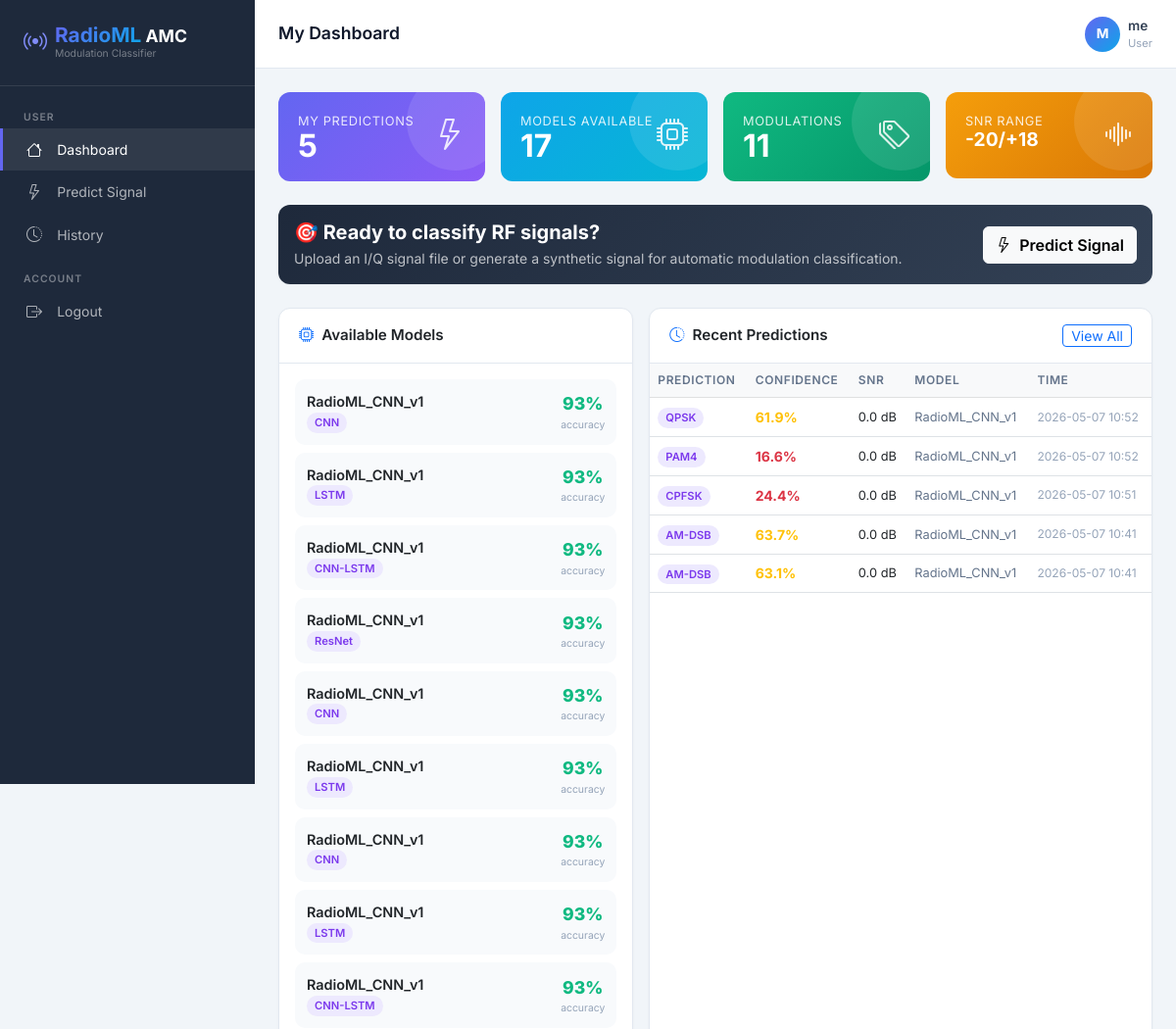
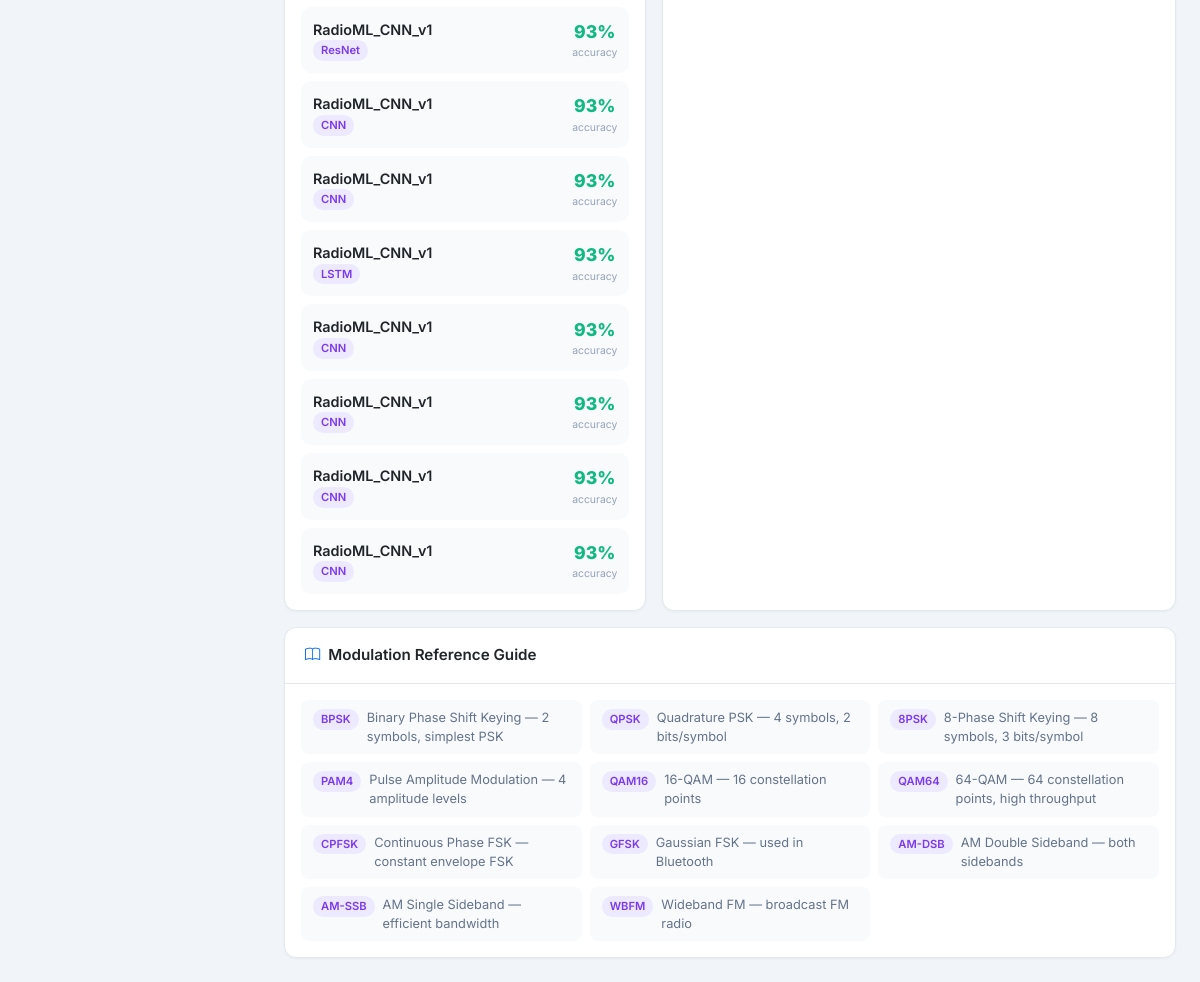
The app's page /user/dashboard (signed in) with its own data (2 pictures, top to bottom).
### tables this page shows
CREATE TABLE models (
            id INTEGER PRIMARY KEY AUTOINCREMENT,
            name TEXT NOT NULL,
            filename TEXT NOT NULL,
            architecture TEXT,
            dataset_id INTEGER,
            accuracy REAL,
            trained_at TEXT DEFAULT CURRENT_TIMESTAMP,
            status TEXT DEFAULT 'ready',
            metrics TEXT
        );

CREATE TABLE predictions (
            id INTEGER PRIMARY KEY AUTOINCREMENT,
            user_id INTEGER,
            model_id INTEGER,
            input_type TEXT,
            filename TEXT,
            prediction TEXT,
            confidence REAL,
            snr REAL,
            predicted_at TEXT DEFAULT CURRENT_TIMESTAMP
        );

### app.py (the view)
@app.route('/user/dashboard')
@login_required()
def user_dashboard():
    db = get_db()
    models = db.execute("SELECT * FROM models WHERE status='ready'").fetchall()
    preds = db.execute("""
        SELECT p.*, m.name as model_name FROM predictions p
        LEFT JOIN models m ON p.model_id = m.id
        WHERE p.user_id=? ORDER BY p.predicted_at DESC LIMIT 10
    """, (session['user_id'],)).fetchall()
    db.close()
    return render_template('user/dashboard.html', models=models, predictions=preds)

### app.py (called while the page is built)
def get_db():
    db = sqlite3.connect('instance/radioml.db')
    db.row_factory = sqlite3.Row
    return db

def login_required(role=None):
    def decorator(f):
        from functools import wraps
        @wraps(f)
        def wrapper(*args, **kwargs):
            if 'user_id' not in session:
                return redirect(url_for('login'))
            if role and session.get('role') != role:
                flash('Access denied!', 'danger')
                return redirect(url_for('login'))
            return f(*args, **kwargs)
        return wrapper
    return decorator

### templates/user/dashboard.html (shortened to what this page needs)
{% extends "base.html" %}
{% block page_title %}My Dashboard{% endblock %}
{% block content %}
<div class="row g-3 mb-4">
    <div class="col-6 col-md-3">
        <div class="stat-card bg-gradient-primary">
            <div class="d-flex justify-content-between align-items-start">
                <div>
                    <div class="stat-label">My Predictions</div>
                    <div class="stat-value">{{ predictions|length }}</div>
                </div>
                <i class="bi bi-lightning stat-icon"></i>
            </div>
        </div>
    </div>
    <div class="col-6 col-md-3">
        <div class="stat-card bg-gradient-info">
            <div class="d-flex justify-content-between align-items-start">
                <div>
                    <div class="stat-label">Models Available</div>
                    <div class="stat-value">{{ models|length }}</div>
                </div>
                <i class="bi bi-cpu stat-icon"></i>
            </div>
        </div>
    </div>
    <div class="col-6 col-md-3">
        <div class="stat-card bg-gradient-success">
            <div class="d-flex justify-content-between align-items-start">
                <div>
                    <div class="stat-label">Modulations</div>
                    <div class="stat-value">11</div>
                </div>
                <i class="bi bi-tags stat-icon"></i>
            </div>
        </div>
    </div>
    <div class="col-6 col-md-3">
        <div class="stat-card bg-gradient-warning">
            <div class="d-flex justify-content-between align-items-start">
                <div>
                    <div class="stat-label">SNR Range</div>
                    <div class="stat-value" style="font-size:1.2rem;">-20/+18</div>
                </div>
                <i class="bi bi-soundwave stat-icon"></i>
            </div>
        </div>
    </div>
</div>
<div class="row g-3 mb-4">
    <div class="col-12">
        <div class="card" style="background:linear-gradient(135deg,#1e293b,#334155);color:#fff;border:none;">
            <div class="card-body d-flex align-items-center justify-content-between flex-wrap gap-3">
                <div>
                    <h5 class="fw-bold mb-1" style="color:#fff;">🎯 Ready to classify RF signals?</h5>
                    <p class="mb-0" style="color:rgba(255,255,255,0.7);font-size:0.875rem;">
                        Upload an I/Q signal file or generate a synthetic signal for automatic modulation classification.
                    </p>
                </div>
                <a href="{{ url_for('user_predict') }}" class="btn btn-light fw-semibold">
                    <i class="bi bi-lightning me-2"></i>Predict Signal
                </a>
            </div>
        </div>
    </div>
</div>
<div class="row g-3">
    <div class="col-md-5">
        <div class="card h-100">
            <div class="card-header d-flex align-items-center gap-2">
                <i class="bi bi-cpu text-primary"></i> Available Models
            </div>
            <div class="card-body">
                {% if models %}
                <div class="d-flex flex-column gap-2">
                    {% for m in models %}
                    <div style="background:#f8fafc;border-radius:10px;padding:0.75rem;display:flex;align-items:center;justify-content:space-between;">
                        <div>
                            <div class="fw-semibold" style="font-size:0.9rem;">{{ m.name }}</div>
                            <div style="font-size:0.75rem;color:#94a3b8;">
                                <span class="badge-mod">{{ m.architecture }}</span>
                            </div>
                        </div>
                        {% if m.accuracy %}
                        <div class="text-center">
                            <div style="font-weight:800;color:#10b981;font-size:1.1rem;">{{ "%.0f"|format(m.accuracy*100) }}%</div>
                            <div style="font-size:0.65rem;color:#94a3b8;">accuracy</div>
                        </div>
                        {% endif %}
                    </div>
                    {% endfor %}
                </div>
                {% else %}
                <div class="text-center py-4 text-muted">
                    <i class="bi bi-cpu" style="font-size:2.5rem;color:#cbd5e1;"></i>
                    <p class="mt-2 mb-0">No models available yet</p>
                    <small>Contact admin to train a model</small>
                </div>
                {% endif %}
            </div>
        </div>
    </div>
    <div class="col-md-7">
        <div class="card h-100">
            <div class="card-header d-flex align-items-center justify-content-between">
                <span><i class="bi bi-clock-history text-primary me-2"></i>Recent Predictions</span>
                <a href="{{ url_for('user_history') }}" class="btn btn-sm btn-outline-primary py-0">View All</a>
            </div>
            <div class="card-body p-0">
                {% if predictions %}
                <div class="table-responsive">
                    <table class="table mb-0">
                        <thead class="table-light">
                            <tr><th>Prediction</th><th>Confidence</th><th>SNR</th><th>Model</th><th>Time</th></tr>
                        </thead>
                        <tbody>
                            {% for p in predictions %}
                            <tr>
                                <td><span class="badge-mod">{{ p.prediction }}</span></td>
                                <td>
                                    <span class="{% if p.confidence > 0.8 %}text-success{% elif p.confidence > 0.5 %}text-warning{% else %}text-danger{% endif %} fw-bold">
                                        {{ "%.1f"|format(p.confidence*100) }}%
                                    </span>
                                </td>
                                <td style="font-size:0.8rem;">{{ p.snr }} dB</td>
                                <td style="font-size:0.8rem;color:#64748b;">{{ p.model_name or 'N/A' }}</td>
                                <td style="font-size:0.75rem;color:#94a3b8;">{{ p.predicted_at[:16] if p.predicted_at else '' }}</td>
                            </tr>
                            {% endfor %}
                        </tbody>
                    </table>
                </div>
                {% else %}
                <div class="text-center py-5 text-muted">
                    <i class="bi bi-lightning" style="font-size:3rem;color:#cbd5e1;"></i>
                    <h6 class="mt-3">No predictions yet</h6>
                    <a href="{{ url_for('user_predict') }}" class="btn btn-sm btn-primary mt-2">Make First Prediction</a>
                </div>
                {% endif %}
            </div>
        </div>
    </div>
</div>
<div class="card mt-3">
    <div class="card-header d-flex align-items-center gap-2">
        <i class="bi bi-book text-primary"></i> Modulation Reference Guide
    </div>
    <div class="card-body">
        <div class="row g-2">
            {% for mod, desc in [
                ('BPSK', 'Binary Phase Shift Keying — 2 symbols, simplest PSK'),
                ('QPSK', 'Quadrature PSK — 4 symbols, 2 bits/symbol'),
                ('8PSK', '8-Phase Shift Keying — 8 symbols, 3 bits/symbol'),
                ('PAM4', 'Pulse Amplitude Modulation — 4 amplitude levels'),
                ('QAM16', '16-QAM — 16 constellation points'),
                ('QAM64', '64-QAM — 64 constellation points, high throughput'),
                ('CPFSK', 'Continuous Phase FSK — constant envelope FSK'),
                ('GFSK', 'Gaussian FSK — used in Bluetooth'),
                ('AM-DSB', 'AM Double Sideband — both sidebands'),
                ('AM-SSB', 'AM Single Sideband — efficient bandwidth'),
                ('WBFM', 'Wideband FM — broadcast FM radio')
            ] %}
            <div class="col-md-4 col-sm-6">
                <div style="background:#f8fafc;border-radius:8px;padding:0.5rem 0.75rem;font-size:0.8rem;display:flex;align-items:flex-start;gap:0.5rem;">
                    <span class="badge-mod" style="flex-shrink:0;margin-top:1px;">{{ mod }}</span>
                    <span style="color:#64748b;">{{ desc }}</span>
                </div>
            </div>
        </div>
    </div>
</div>
{% endblock %}

### templates/base.html (style rules this page uses)
:root { --primary: #6366f1; --primary-dark: #4f46e5; --secondary: #0ea5e9; --success: #10b981; --danger: #ef4444; --warning: #f59e0b; --dark: #0f172a; --sidebar-bg: #1e293b; --sidebar-width: 260px; --card-bg: #ffffff; --bg: #f1f5f9; --text: #334155; --border: #e2e8f0; }
* { font-family: 'Inter', sans-serif; }
body { background: var(--bg); color: var(--text); }
.card { border: 1px solid var(--border); border-radius: 12px; box-shadow: 0 1px 3px rgba(0,0,0,0.04); }
.card-header { background: transparent; border-bottom: 1px solid var(--border); font-weight: 600; font-size: 0.95rem; padding: 1rem 1.25rem; }
.stat-card { border-radius: 12px; padding: 1.25rem; color: #fff; position: relative; overflow: hidden; }
.stat-card::after { content: ''; position: absolute; right: -20px; top: -20px; width: 100px; height: 100px; border-radius: 50%; background: rgba(255,255,255,0.1); }
.stat-card .stat-icon { font-size: 2rem; opacity: 0.85; }
.stat-card .stat-value { font-size: 2rem; font-weight: 700; line-height: 1; }
.stat-card .stat-label { font-size: 0.8rem; opacity: 0.85; text-transform: uppercase; letter-spacing: 0.05em; }
.bg-gradient-primary { background: linear-gradient(135deg, #6366f1, #8b5cf6); }
.bg-gradient-info { background: linear-gradient(135deg, #0ea5e9, #06b6d4); }
.bg-gradient-success { background: linear-gradient(135deg, #10b981, #059669); }
.bg-gradient-warning { background: linear-gradient(135deg, #f59e0b, #d97706); }
.table th { font-size: 0.75rem; text-transform: uppercase; letter-spacing: 0.05em; color: #64748b; font-weight: 600; }
.table td { font-size: 0.875rem; vertical-align: middle; }
.badge-mod { display: inline-block; padding: 2px 8px; border-radius: 20px; font-size: 0.7rem; font-weight: 600; background: #ede9fe; color: #7c3aed; }

### records on screen
models: name "RadioML_CNN_v1", architecture "CNN", m.accuracy*100 "93"
models: name "RadioML_CNN_v1", architecture "LSTM", m.accuracy*100 "93"
models: name "RadioML_CNN_v1", architecture "CNN-LSTM", m.accuracy*100 "93"
models: name "RadioML_CNN_v1", architecture "ResNet", m.accuracy*100 "93"
models: name "RadioML_CNN_v1", architecture "CNN", m.accuracy*100 "93"
models: name "RadioML_CNN_v1", architecture "LSTM", m.accuracy*100 "93"
models: name "RadioML_CNN_v1", architecture "CNN", m.accuracy*100 "93"
models: name "RadioML_CNN_v1", architecture "LSTM", m.accuracy*100 "93"
models: name "RadioML_CNN_v1", architecture "CNN-LSTM", m.accuracy*100 "93"
models: name "RadioML_CNN_v1", architecture "ResNet", m.accuracy*100 "93"
models: name "RadioML_CNN_v1", architecture "CNN", m.accuracy*100 "93"
models: name "RadioML_CNN_v1", architecture "CNN", m.accuracy*100 "93"
models: name "RadioML_CNN_v1", architecture "LSTM", m.accuracy*100 "93"
models: name "RadioML_CNN_v1", architecture "CNN", m.accuracy*100 "93"
models: name "RadioML_CNN_v1", architecture "CNN", m.accuracy*100 "93"
models: name "RadioML_CNN_v1", architecture "CNN", m.accuracy*100 "93"
models: name "RadioML_CNN_v1", architecture "CNN", m.accuracy*100 "93"
predictions: prediction "QPSK", p.confidence*100 "61.9", snr "0.0", name "RadioML_CNN_v1", predicted_at "2026-05-07 10:52"
predictions: prediction "PAM4", p.confidence*100 "16.6", snr "0.0", name "RadioML_CNN_v1", predicted_at "2026-05-07 10:52"
predictions: prediction "CPFSK", p.confidence*100 "24.4", snr "0.0", name "RadioML_CNN_v1", predicted_at "2026-05-07 10:51"
predictions: prediction "AM-DSB", p.confidence*100 "63.7", snr "0.0", name "RadioML_CNN_v1", predicted_at "2026-05-07 10:41"
predictions: prediction "AM-DSB", p.confidence*100 "63.1", snr "0.0", name "RadioML_CNN_v1", predicted_at "2026-05-07 10:41"

### other values on screen
{{ session.get('username', 'U')[0].upper() }} "M"
{{ session.get('username') }} "me"
{{ session.get('role') }} "User"
{{ predictions|length }} "5"
{{ models|length }} "17"
{{ mod }} "BPSK" "QPSK" "8PSK" "PAM4" "QAM16" "QAM64" "CPFSK" "GFSK" "AM-DSB" "AM-SSB" "WBFM"
{{ desc }} "Binary Phase Shift Keying — 2 symbols, simplest PSK" "Quadrature PSK — 4 symbols, 2 bits/symbol" "8-Phase Shift Keying — 8 symbols, 3 bits/symbol" "Pulse Amplitude Modulation — 4 amplitude levels" "16-QAM — 16 constellation points" "64-QAM — 64 constellation points, high throughput" "Continuous Phase FSK — constant envelope FSK" "Gaussian FSK — used in Bluetooth" "AM Double Sideband — both sidebands" "AM Single Sideband — efficient bandwidth" "Wideband FM — broadcast FM radio"
